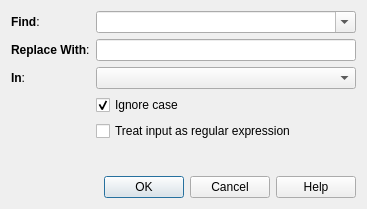
<?xml version="1.0" encoding="UTF-8"?>
<ui version="4.0">
 <class>Dialog</class>
 <widget class="QDialog" name="Dialog">
  <property name="geometry">
   <rect>
    <x>0</x>
    <y>0</y>
    <width>367</width>
    <height>209</height>
   </rect>
  </property>
  <property name="windowTitle">
   <string>Find and Replace</string>
  </property>
  <layout class="QVBoxLayout" name="verticalLayout">
   <item>
    <layout class="QGridLayout" name="gridLayout">
     <item row="0" column="0">
      <widget class="QLabel" name="label">
       <property name="text">
        <string>&lt;b&gt;Find&lt;/b&gt;:</string>
       </property>
      </widget>
     </item>
     <item row="0" column="1">
      <widget class="QComboBox" name="find">
       <property name="sizePolicy">
        <sizepolicy hsizetype="Expanding" vsizetype="Fixed">
         <horstretch>9</horstretch>
         <verstretch>0</verstretch>
        </sizepolicy>
       </property>
       <property name="editable">
        <bool>true</bool>
       </property>
       <property name="insertPolicy">
        <enum>QComboBox::NoInsert</enum>
       </property>
      </widget>
     </item>
     <item row="1" column="0">
      <widget class="QLabel" name="label_2">
       <property name="text">
        <string>&lt;b&gt;Replace With&lt;/b&gt;:</string>
       </property>
      </widget>
     </item>
     <item row="1" column="1">
      <widget class="QLineEdit" name="replace"/>
     </item>
     <item row="2" column="0">
      <widget class="QLabel" name="label_3">
       <property name="text">
        <string>&lt;b&gt;In&lt;/b&gt;:</string>
       </property>
      </widget>
     </item>
     <item row="2" column="1">
      <widget class="QComboBox" name="field"/>
     </item>
     <item row="4" column="1">
      <widget class="QCheckBox" name="re">
       <property name="text">
        <string>Treat input as regular expression</string>
       </property>
      </widget>
     </item>
     <item row="3" column="1">
      <widget class="QCheckBox" name="ignoreCase">
       <property name="text">
        <string>Ignore case</string>
       </property>
       <property name="checked">
        <bool>true</bool>
       </property>
      </widget>
     </item>
    </layout>
   </item>
   <item>
    <spacer name="verticalSpacer">
     <property name="orientation">
      <enum>Qt::Vertical</enum>
     </property>
     <property name="sizeHint" stdset="0">
      <size>
       <width>20</width>
       <height>40</height>
      </size>
     </property>
    </spacer>
   </item>
   <item>
    <widget class="QDialogButtonBox" name="buttonBox">
     <property name="orientation">
      <enum>Qt::Horizontal</enum>
     </property>
     <property name="standardButtons">
      <set>QDialogButtonBox::Cancel|QDialogButtonBox::Help|QDialogButtonBox::Ok</set>
     </property>
    </widget>
   </item>
  </layout>
 </widget>
 <tabstops>
  <tabstop>find</tabstop>
  <tabstop>replace</tabstop>
  <tabstop>field</tabstop>
  <tabstop>ignoreCase</tabstop>
  <tabstop>re</tabstop>
  <tabstop>buttonBox</tabstop>
 </tabstops>
 <resources/>
 <connections>
  <connection>
   <sender>buttonBox</sender>
   <signal>accepted()</signal>
   <receiver>Dialog</receiver>
   <slot>accept()</slot>
   <hints>
    <hint type="sourcelabel">
     <x>256</x>
     <y>154</y>
    </hint>
    <hint type="destinationlabel">
     <x>157</x>
     <y>274</y>
    </hint>
   </hints>
  </connection>
  <connection>
   <sender>buttonBox</sender>
   <signal>rejected()</signal>
   <receiver>Dialog</receiver>
   <slot>reject()</slot>
   <hints>
    <hint type="sourcelabel">
     <x>290</x>
     <y>154</y>
    </hint>
    <hint type="destinationlabel">
     <x>286</x>
     <y>274</y>
    </hint>
   </hints>
  </connection>
 </connections>
</ui>
